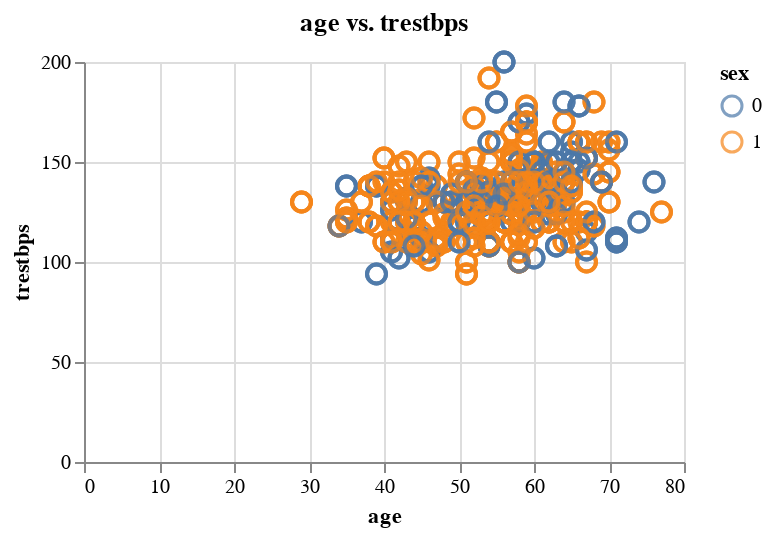

Notebook code cell kept with this figure:
### Code cell
plotter.make_plot()

### Figure 1 — Vega-Lite specification as saved in the notebook (floating-point values rounded to 4 significant figures; data arrays with more than 128 entries replaced by an {"elided": "..."} marker saying what was removed)
{"$schema": "https://vega.github.io/schema/vega-lite/v3.4.0.json", "config": {"mark": {"tooltip": null}, "view": {"height": 300, "width": 400}}, "data": {"name": "data-d8aadbb28be07703705acc45646dead6"}, "datasets": {"data-d8aadbb28be07703705acc45646dead6": {"elided": "1025 records"}}, "encoding": {"color": {"field": "sex", "type": "nominal"}, "x": {"field": "age", "type": "quantitative"}, "y": {"field": "trestbps", "type": "quantitative"}}, "height": 200, "mark": {"size": 90, "type": "point"}, "title": "age vs. trestbps", "width": 300}
